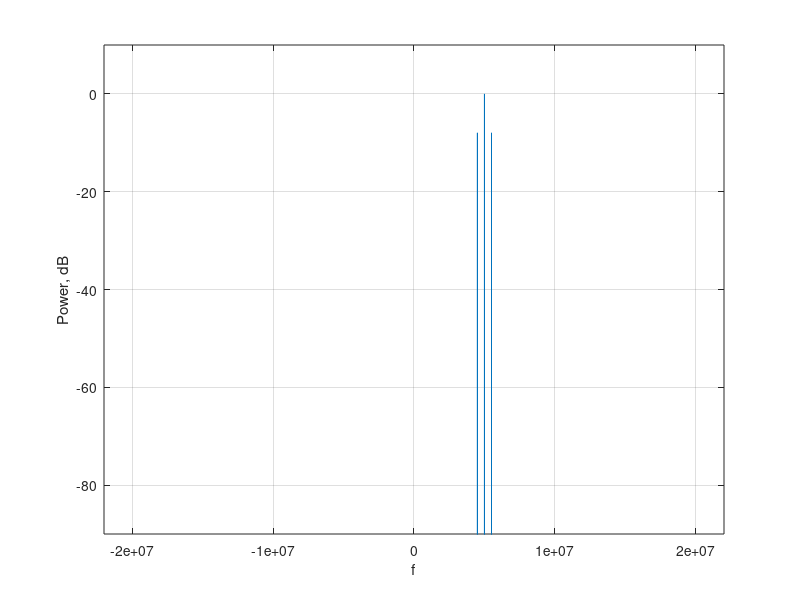

This chart was generated by the following MATLAB code:
clear
close all
clc
%
Fs = 44e6;
dt = 1/Fs;
T = 0.01;
N = T*Fs;
t = dt*(0:N-1);
% am-signal
m   = 0.8;          % modulation index
Omg = 2*pi*5e5;    % information frequency
w0  = 2*pi*5e6;     % carrier
DataIn = (1 + m*cos(Omg*t)).*exp(1i*w0*t);

%% spectrum
dF = Fs/N;
f = dF*(-N/2:N/2-1);
SpectrumIn = fftshift(fft(DataIn));
%
figure
plot(f,20*log10(abs(SpectrumIn/N)));
grid on;
xlabel('f');
ylabel('Power, dB');
xlim([-Fs/2;Fs/2-dF]);
ylim([-90,10]);



